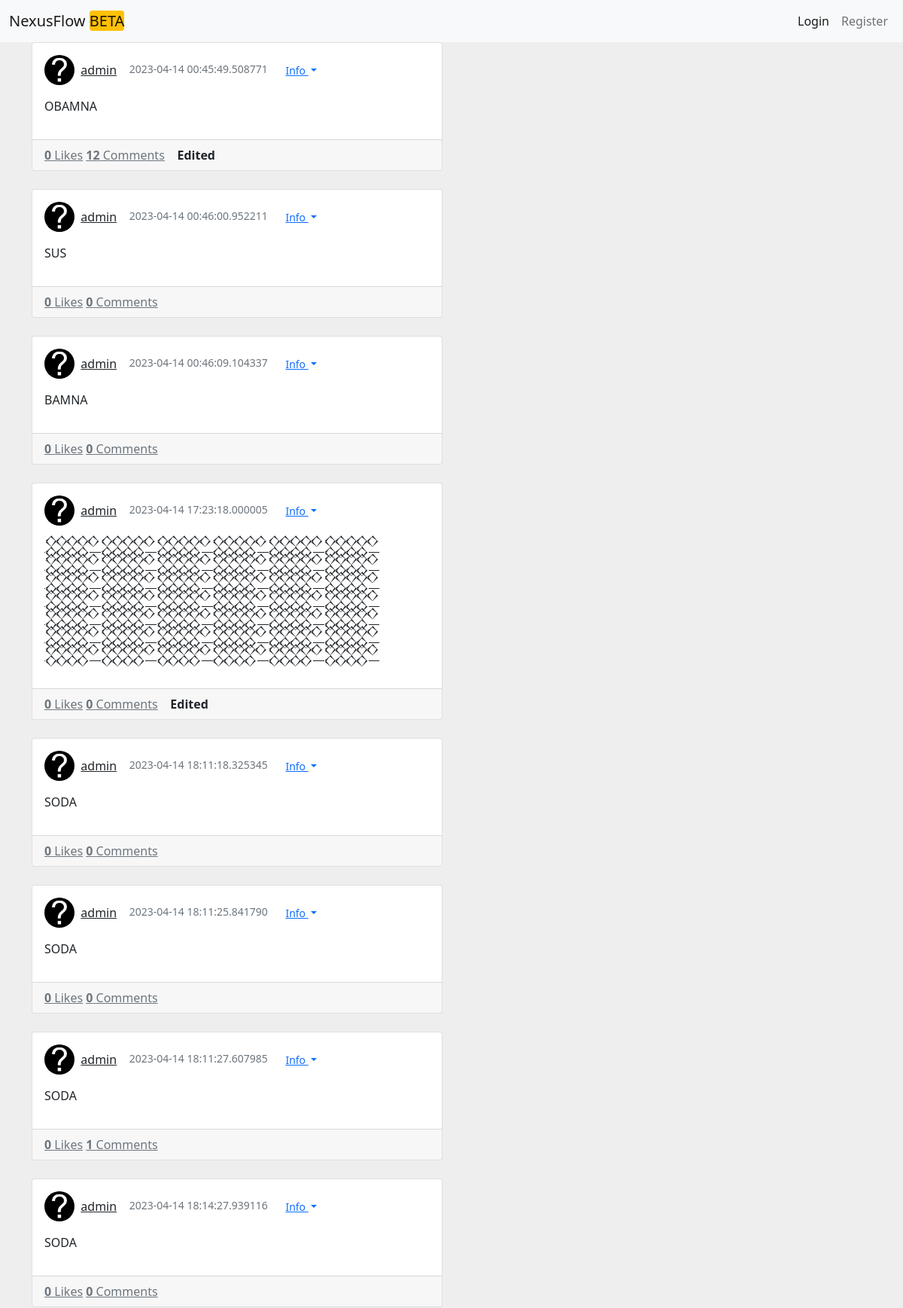
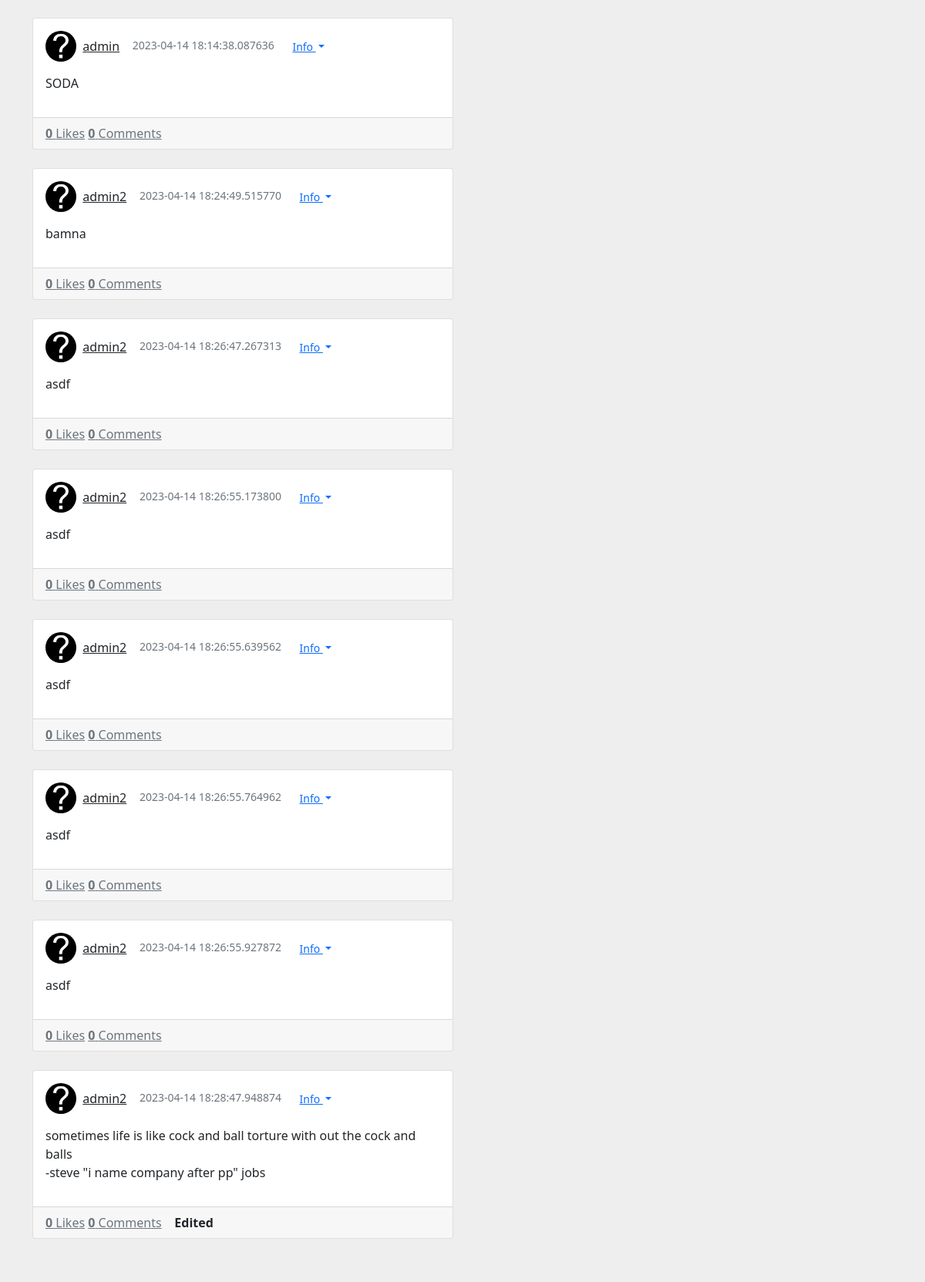
The page / (upper part) on the database its author committed (2 pictures, top to bottom).
### app.py (models this page shows)
class Posts(db.Model):
	id = db.Column(db.Integer, primary_key=True, autoincrement=True)
	pub_id = db.Column(db.String(75))
	date_created = db.Column(db.DateTime, default=datetime.utcnow)
	content = db.Column(db.String(2000))
	parentpost = db.Column(db.String())
	creator = db.Column(db.String(50))
	subpost = db.Column(db.String())
	likes = db.Column(db.Integer)
	comments = db.Column(db.Integer)
	del_allow = db.Column(db.Boolean)
	isreply = db.Column(db.Boolean)
	edited = db.Column(db.Boolean)

class Serializer(object):
	def serialize(self):
		return {c: getattr(self, c) for c in inspect(self).attrs.keys()}
	@staticmethod
	def serialize_list(l):
		return [m.serialize() for m in l]

class Users(db.Model, Serializer):
	id = db.Column(db.Integer, primary_key=True)
	public_id = db.Column(db.String())
	ip = db.Column(db.String(), default="")
	email = db.Column(db.String(), default="")
	bio = db.Column(db.String(150), default="")
	name = db.Column(db.String(50))
	password = db.Column(db.String(500))
	pfpurl = db.Column(db.String(150))
	likedposts = db.Column(db.String(), default="")
	followers = db.Column(db.String(), default="")
	followercount = db.Column(db.Integer, default=0)
	followingcount = db.Column(db.Integer, default=0)
	following = db.Column(db.String(), default="")
	blocked = db.Column(db.String(), default="")
	posts = db.Column(db.String(), default="")
	algmod = db.Column(db.Integer, default=0)
	postallow = db.Column(db.Boolean, default=False)
	admin = db.Column(db.Boolean, default=False)

### app.py (the view)
@app.route('/')
def mainpage():
	myuser = getuserfromtoken(request.cookies.get('token'))
	if myuser == None:
		myuser = {}
	temp = getposts(myuser)
	posts = []
	used = []
	creates = []
	for post in temp:
		matches = re.findall(r'u\/(\S+)', post.content)
		pst = post.__dict__
		if matches != None:
			for us in matches:
				cont = post.content
				user = Users.query.filter_by(name=us).first()
				if user != None and us in cont and us not in used:
					cont = cont.replace('u/' + us, f'<a href="/u/{us}">u/{us}</a>')
					pst['content'] = cont
					used.append(us)
		posts.append(pst)
		create = Users.query.filter_by(public_id=post.creator).first()
		creates.append(create)
	likes = []
	if myuser != {}:
		if str(myuser.likedposts) != None:
			likes = str(myuser.likedposts).split(',')
	if 'None' in likes:
		likes.remove('None')
	return render_template(
	 'index.html',
	 posts=posts,
	 creates=creates,
	 myuser=myuser,
	 likes=likes,
	)

### app.py (called while the page is built, shortened)
@app.context_processor
def inject_now():
	return {'now': datetime.utcnow(), 'domain': domain}

def getuserfromtoken(token):
	if not token:
		return None

def getposts(user):
	posts = Posts.query.all()
	tor = []
	return posts

### templates/index.html (shortened to what this page needs)
<!DOCTYPE html>
<html lang="en" >
<head>
  <link href="https://cdn.jsdelivr.net/npm/bootstrap@5.0.0/dist/css/bootstrap.min.css" rel="stylesheet" >
</head>
<body>
{% set user = myuser %}
{% include "header.html" %}
{% for i in range(posts|length) %}
{% set post = posts[i] %}
{% set create = creates[i] %}
{% if post.isreply == False %}
{% include 'post.html' %}
{% endif %}
{% endfor %}
{% include "footer.html" %}
</body>
</html>

### templates/post.html (shortened to what this page needs)
<div class="container posts-content">
    <div class="row">
        <div class="col-lg-6">
            <div class="card mb-4">
              <div class="card-body">
                <div class="media mb-3">
                  <div class="d-flex align-items-center">
                    <img src="{{create['pfpurl']}}" class="rounded-circle" alt="" width="40px" height="40px"> &nbsp;&nbsp;
                    <div class="media-body ml-3">
                      <a href="/u/{{create['name']}}">{{create['name']}}{% if create.admin == True %} </a> <span class="badge bg-success rounded-pill">Admin</span> {% else%} </a> {% endif %}
                    </div>&nbsp;&nbsp;&nbsp;&nbsp;
                    <div class="text-muted small">{{post['date_created']}} &nbsp;&nbsp;
<div class="btn-group">
  <button type="button" class="btn btn-link dropdown-toggle btn-sm" data-bs-toggle="dropdown" aria-expanded="false">
    Info
  </button>
</div>
</div>
                  </div>
                </div>
                <div id="content{{post['pub_id']}}">
                <p id="content-text{{post['pub_id']}}">
									{{post['content']|markdown}}
                </p>
                </div>
              </div>
              <div class="card-footer">
                <a href="javascript:send('{{post['pub_id']}}')" class="d-inline-block text-muted">
                  {% if post['pub_id'] in likes %}
                  <strong>{{post['likes']}}</strong> Liked
              {% else %}
                  <strong>{{post['likes']}}</strong> Likes
              {% endif %}
                </a>
                <a href="/p/{{post['pub_id']}}" class="d-inline-block text-muted ml-3">
                    <strong>{{post['comments']}}</strong> Comments
                </a>
                {% if post['edited'] == True %}
                    <strong>Edited</strong>
                {% endif %}
              </div>
            </div>
        </div>
</div>
</div>

### templates/index.html (style rules this page uses)
a { color: inherit; }

### templates/header.html (style rules this page uses)
body { overflow-x:hidden; background:#eee; }

### rows shown on the page
Posts: pfpurl (picture), date_created "2023-04-14 00:45:49.508771", content "OBAMNA", likes "0", comments "12", shows "Edited"
Users: name "admin"
Posts: pfpurl (picture), date_created "2023-04-14 00:46:00.952211", content "SUS", likes "0", comments "0"
Posts: pfpurl (picture), date_created "2023-04-14 00:46:09.104337", content "BAMNA", likes "0", comments "0"
Posts: pfpurl (picture), date_created "2023-04-14 17:23:18.000005", content "𒐫𒐫𒐫𒐫𒐫𒐫𒐫𒐫𒐫𒐫𒐫𒐫𒐫𒐫𒐫𒐫𒐫𒐫𒐫𒐫𒐫𒐫𒐫𒐫𒐫𒐫𒐫𒐫𒐫𒐫𒐫𒐫𒐫𒐫𒐫𒐫𒐫𒐫𒐫𒐫𒐫𒐫", likes "0", comments "0", shows "Edited"
Posts: pfpurl (picture), date_created "2023-04-14 18:11:18.325345", content "SODA", likes "0", comments "0"
Posts: pfpurl (picture), date_created "2023-04-14 18:11:25.841790", content "SODA", likes "0", comments "0"
Posts: pfpurl (picture), date_created "2023-04-14 18:11:27.607985", content "SODA", likes "0", comments "1"
Posts: pfpurl (picture), date_created "2023-04-14 18:14:27.939116", content "SODA", likes "0", comments "0"
Posts: pfpurl (picture), date_created "2023-04-14 18:14:38.087636", content "SODA", likes "0", comments "0"
Posts: pfpurl (picture), date_created "2023-04-14 18:24:49.515770", content "bamna", likes "0", comments "0"
Users: name "admin2"
Posts: pfpurl (picture), date_created "2023-04-14 18:26:47.267313", content "asdf", likes "0", comments "0"
Posts: pfpurl (picture), date_created "2023-04-14 18:26:55.173800", content "asdf", likes "0", comments "0"
Posts: pfpurl (picture), date_created "2023-04-14 18:26:55.639562", content "asdf", likes "0", comments "0"
Posts: pfpurl (picture), date_created "2023-04-14 18:26:55.764962", content "asdf", likes "0", comments "0"
Posts: pfpurl (picture), date_created "2023-04-14 18:26:55.927872", content "asdf", likes "0", comments "0"
Posts: pfpurl (picture), date_created "2023-04-14 18:28:47.948874", content "sometimes life is like cock and ball torture with out the cock and balls -steve \"i name company after pp\" jobs", likes "0", comments "0", shows "Edited"
